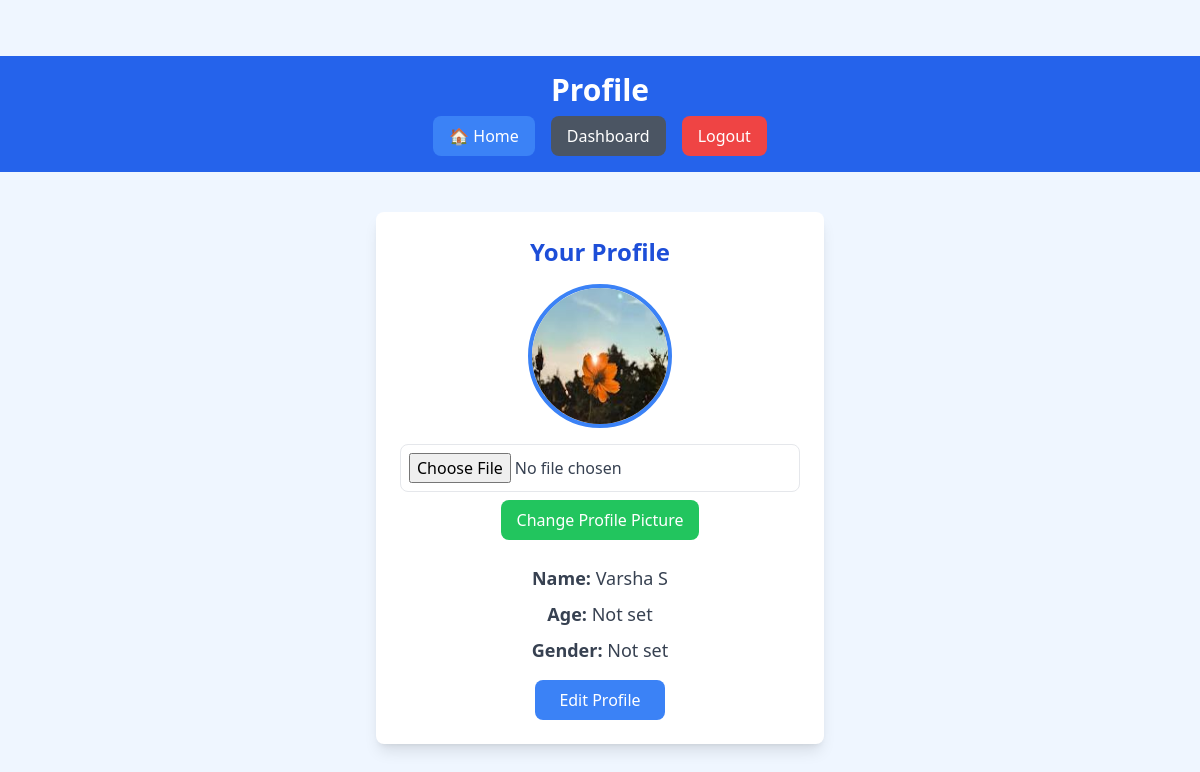
Screenshot of /profile (signed in) with the database file from the repository.
### tables this page shows
CREATE TABLE users (
    id INTEGER PRIMARY KEY,
        name TEXT,
            email TEXT UNIQUE,
                password TEXT
                , age INTEGER DEFAULT NULL, gender TEXT DEFAULT NULL, profile_pic TEXT DEFAULT 'default.png');

### app.py (the view)
@app.route('/profile')
def profile():
    if 'user_id' not in session:
        return redirect(url_for('login'))
    user_id = session['user_id']
    conn = sqlite3.connect(DB_PATH)
    c = conn.cursor()
    c.execute("SELECT name, age, gender, profile_pic FROM users WHERE id=?", (user_id,))
    user = c.fetchone()
    conn.close()
    name = user[0] if user[0] else "Not set"
    age = user[1] if user[1] else "Not set"
    gender = user[2] if user[2] else "Not set"
    profile_pic = user[3] if user[3] else "default.png"
    return render_template('profile.html', profile_pic=profile_pic, name=name, age=age, gender=gender)

### templates/profile.html (shortened to what this page needs)
<!DOCTYPE html>
<html lang="en">
<head>
    <script src="https://cdn.tailwindcss.com"></script>
</head>
<body class="bg-blue-50 min-h-screen flex flex-col items-center justify-center text-gray-700">
    <header class="w-full bg-blue-600 text-white py-4 text-center">
        <h1 class="text-3xl font-semibold">Profile</h1>
        <div class="flex justify-center space-x-4 mt-2">
            <a href="{{ url_for('main_home') }}">
                <button class="px-4 py-2 bg-blue-500 text-white rounded-lg hover:bg-blue-700 transition">🏠 Home</button>
            </a>
            <a href="{{ url_for('dashboard') }}">
                <button class="px-4 py-2 bg-gray-600 text-white rounded-lg hover:bg-gray-700 transition">Dashboard</button>
            </a>
            <a href="{{ url_for('logout') }}">
                <button class="px-4 py-2 bg-red-500 text-white rounded-lg hover:bg-red-700 transition">Logout</button>
            </a>
        </div>
    </header>
    <div class="w-full max-w-md bg-white shadow-lg rounded-lg p-6 mt-10 text-center">
        <h2 class="text-2xl font-semibold text-blue-700">Your Profile</h2>
        <img id="profile-img" class="w-36 h-36 rounded-full border-4 border-blue-500 mx-auto mt-4"
            src="{{ url_for('static', filename='profile_pics/' + profile_pic) }}" alt="Profile Picture">
        <form action="{{ url_for('upload_profile') }}" method="POST" enctype="multipart/form-data" class="mt-4">
            <input type="file" name="profile_pic" accept="image/*" required class="block w-full p-2 border rounded-lg text-gray-700">
            <button type="submit" class="mt-2 px-4 py-2 bg-green-500 text-white rounded-lg hover:bg-green-700 transition">
                Change Profile Picture
            </button>
        </form>
        <div class="mt-6 space-y-2">
            <p class="text-lg"><strong>Name:</strong> {{ name }}</p>
            <p class="text-lg"><strong>Age:</strong> {{ age }}</p>
            <p class="text-lg"><strong>Gender:</strong> {{ gender }}</p>
        </div>
        <a href="{{ url_for('edit_profile') }}">
            <button class="mt-4 px-6 py-2 bg-blue-500 text-white rounded-lg hover:bg-blue-700 transition">
                Edit Profile
            </button>
        </a>
    </div>
</body>
</html>

### rows the page displays
users: profile_pic (picture), name "Varsha S"

### other values shown
{{ age }} "Not set"
{{ gender }} "Not set"
